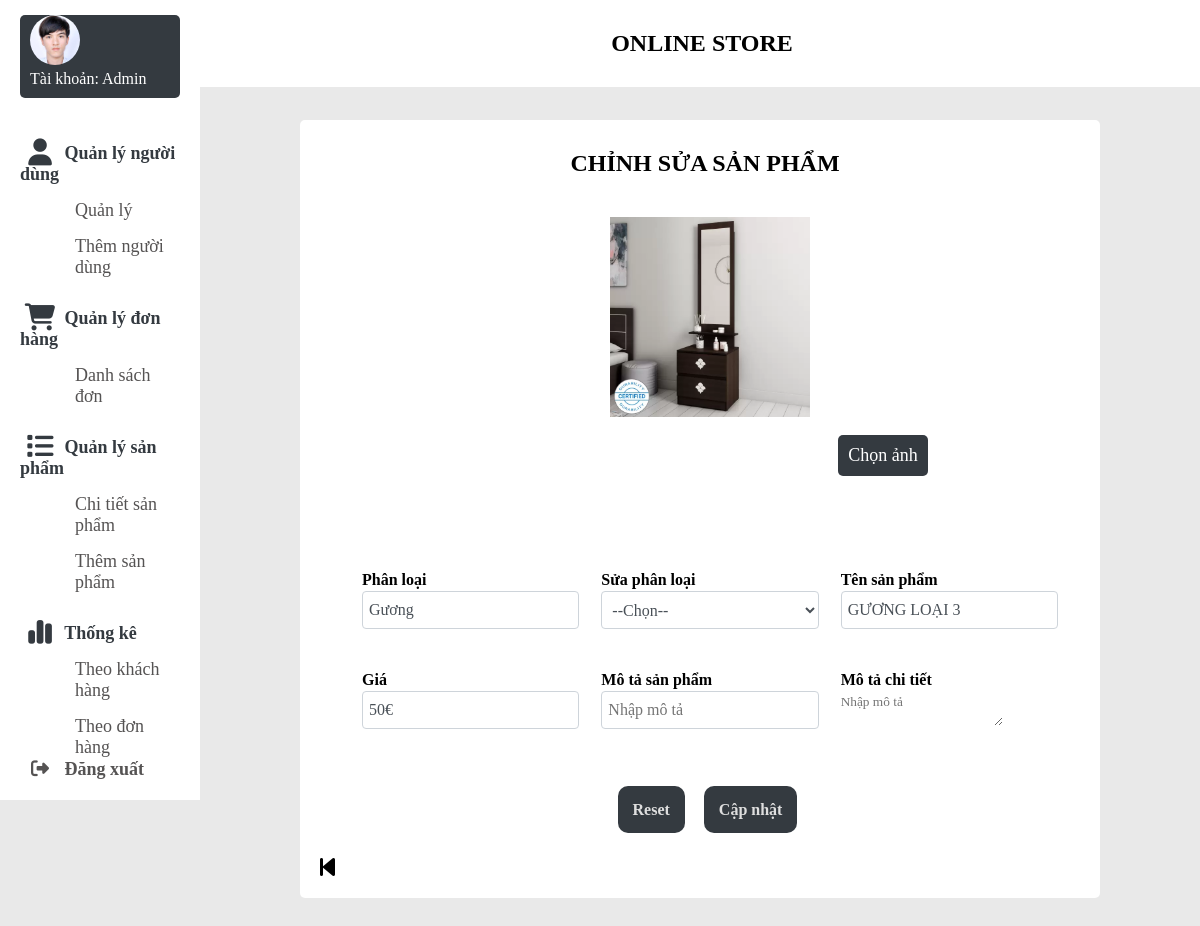
Screenshot of /admin/suasanpham.php?id_sp=3 with the database file from the repository.
### tables this page shows
CREATE TABLE `sanpham` (
  `id_sp` int(11) NOT NULL,
  `id_danhmuc` int(11) NOT NULL,
  `tensp` varchar(255) NOT NULL,
  `gia` varchar(100) NOT NULL,
  `sp_active` int(11) NOT NULL,
  `image_sp` varchar(50) NOT NULL,
  `star` int(11) NOT NULL,
  `motangan` text NOT NULL,
  `motachitiet` text NOT NULL,
  `trang_thai` tinyint(1) NOT NULL DEFAULT 1
);

CREATE TABLE `danhmucsp` (
  `id_danhmuc` int(11) NOT NULL,
  `tendanhmuc` varchar(50) NOT NULL
);

### admin/suasanpham.php (the view, shortened to what this page needs)
<?php
$conn = new mysqli("localhost", "root", "", "web_php");
$username_admin = $_GET["admin"];
$id_sp = $_GET["id_sp"];
$sql = "SELECT sp.*, dm.*
        FROM sanpham sp
        JOIN danhmucsp dm ON sp.id_danhmuc = dm.id_danhmuc
        WHERE sp.id_sp = '$id_sp'";
$result = $conn->query($sql);
?>
<span style="font-family: verdana, geneva, sans-serif;">
<!DOCTYPE html>
<html lang="en">
<head>
    <link rel="stylesheet" href="style/style_admin.css" />
    <link rel="stylesheet" href="style/style_edit-products.css" />
    <link rel="stylesheet" href="https://cdnjs.cloudflare.com/ajax/libs/font-awesome/6.5.0/css/all.min.css" />
</head>
<body>
    <div class="container">
    <?php include 'navbar.php'; ?>
    <div class="top-banner">
        <p>online store</p>
    </div>
    <section class="main">
        <div class="main-top"></div>
        <div class="background-section">
            <div class="main-body">
                <h1 style="text-transform: uppercase;">chỉnh sửa sản phẩm</h1>
            </div>
            <?php
            while ($row = $result->fetch_assoc()){
            ?>
            <form action="" method="post" enctype="multipart/form-data">
                <div class="main-body">
                    <img id="preview-image" src="image/<?php echo $row['image_sp']?>" alt="add image" width="200px">
                    <br><br>
                    <div class="add-image" style="display: inline-block; text-align: center; margin-left: 356px;">
                        <label for="img" style="cursor: pointer">Chọn ảnh</label>
                    </div>
                </div>
                <br><br>
                <table>
                    <tr>
                        <th>Phân loại</th>
                        <th>Sửa phân loại</th>
                        <th>Tên sản phẩm</th>
                    </tr>
                    <tr>
                        <td>
                            <input type="text" placeholder="Nhập tên sản phẩm" value="<?php echo $row['tendanhmuc']?>" readonly>
                        </td>
                        <td>
                            <select name="" id="" class='form-control'>
                                <option value="">--Chọn--</option>
                            </select>
                        </td>
                        <td>
                            <input type="text" placeholder="Nhập tên sản phẩm" value="<?php echo $row['tensp']?>">
                        </td>
                    </tr>
                    <tr>
                      <th>Giá</th>
                      <th>Mô tả sản phẩm</th>
                      <th>Mô tả chi tiết</th>
                    </tr>
                    <tr>
                        <td>
                            <input type="text" placeholder="Nhập giá sản phẩm" value="<?php echo $row['gia'].'€'?>">
                        </td>
                        <td>
                            <input type="text" placeholder="Nhập mô tả" value="<?php echo $row['motangan']?>">
                        </td>
                        <td>
                            <textarea type="text" placeholder="Nhập mô tả"><?php echo $row['motachitiet']?></textarea>
                        </td>
                    </tr>
                    <?php } ?>
                </table>
                <div class="reset-form">
                    <label class="buttonReset" for="buttonreset">Reset</label>
                </div>
                <div class="submit-form" method="post">
                    <label class="buttonsubmit" for="buttonsubmit">Cập nhật</label>
                </div>
            </form>
            <div class="button-back" title="Quay về trang trước">
                <a href="products-admin.php?admin=<?php echo $username_admin?>">
                    <i class="fa-solid fa-backward-step fa-xl" style="color: black;"></i>
                </a>
            </div>
        </div>
      </section>
    </div>
</body>
</html>

### admin/style/style_admin.css (style rules this page uses)
* { margin: 0; padding: 0; outline: none; border: none; text-decoration: none; list-style: none; box-sizing: border-box; font-family: 'Times New Roman', Times, serif; }
body { background: rgb(233, 233, 233); overflow-y: scroll; }
.container { display:flex; }
img, h1 { margin-left: 10px; }
.top-banner { top: 0; left: 0; position: fixed; width: 85% ; padding: 30px; z-index: 6666; background-color: #fff; margin-left: 16% ; }
p { text-align: center ; font-weight: bold; font-size: 24px; text-transform: uppercase; }
.main { width: 100% ; text-align: center; }
.main-top { padding: 50px; }
.main-body { padding: 10px 10px 10px 20px; }
h1 { margin: 20px 10px; }
.background-section { background-color: white; margin-top: 2%; margin-bottom: 4% ; margin-left: 100px; margin-right: 100px; border-radius: 5px; }
.button-back { display: block; margin-top: 3%; text-align: left; margin-left: 20px; }

### admin/style/style_edit-products.css (style rules this page uses)
table, th, td { margin-left: 5%; text-align: left; }
table { width: 90%; }
th, td { padding-left: 20px; }
td { padding-bottom: 40px; }
select, input:not(#img), option { background-color: rgb(233, 233, 233); display: block; width: 100%; height: calc(1.5em + 0.75rem + 2px); padding: 0.375rem 0.375rem; font-size: 1rem; font-weight: 400; line-height: 1.5; color: #495057; background-color: #fff; background-clip: padding-box; border: 1px solid #ced4da; border-radius: 0.25rem; transition: border-color .15s }
.add-image { background-color:#343a40; padding: 10px; font-size: 18px; border-radius: 5px; color: white; font-weight: 100; text-transform:none; margin-left: 10px; }
.buttonsubmit, .buttonReset { font-size: 16px; background-color:#343a40; padding: 15px; border-radius: 10px; cursor: pointer; }
.submit-form, .reset-form { display:inline-block; padding-left: 15px; font-weight: bold; color: rgb(222, 222, 222); margin-top: 15px; }
.reset-form, .submit-form { margin-top: 30px; }
.button-back { margin-left: 20px; text-align: left; margin-top: 6%; }
.background-section { padding-bottom: 3%; }

### rows the page displays
sanpham: image_sp (picture), id_danhmuc.tendanhmuc "Gương", tensp "GƯƠNG LOẠI 3", gia "50€"
